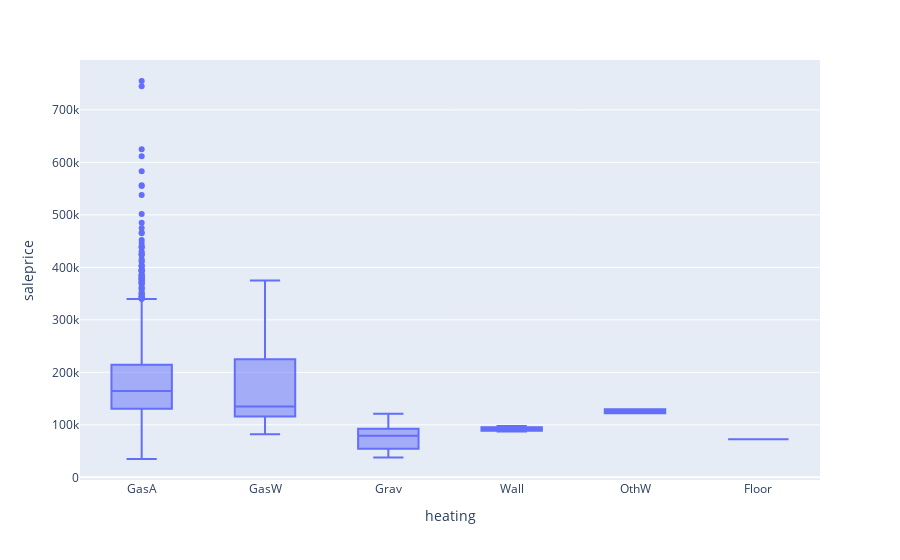

This figure's notebook cell:
### Code cell
px.box(data_frame=data, x="heating", y=TARGET_NAME)

### Figure 1 — Plotly figure (JSON) as saved in the notebook; plotly's stock layout.template omitted (floating-point values rounded to 4 significant figures; data arrays with more than 128 entries replaced by an {"elided": "..."} marker saying what was removed)
{"data": [{"alignmentgroup": "True", "hovertemplate": "heating=%{x}<br>saleprice=%{y}<extra></extra>", "legendgroup": "", "marker": {"color": "#636efa"}, "name": "", "notched": false, "offsetgroup": "", "orientation": "v", "showlegend": false, "type": "box", "x": {"elided": "1460 str values"}, "x0": " ", "xaxis": "x", "y": {"elided": "1460 int values"}, "y0": " ", "yaxis": "y"}], "layout": {"boxmode": "group", "legend": {"tracegroupgap": 0}, "margin": {"t": 60}, "xaxis": {"anchor": "y", "domain": [0, 1], "title": {"text": "heating"}}, "yaxis": {"anchor": "x", "domain": [0, 1], "title": {"text": "saleprice"}}}}
